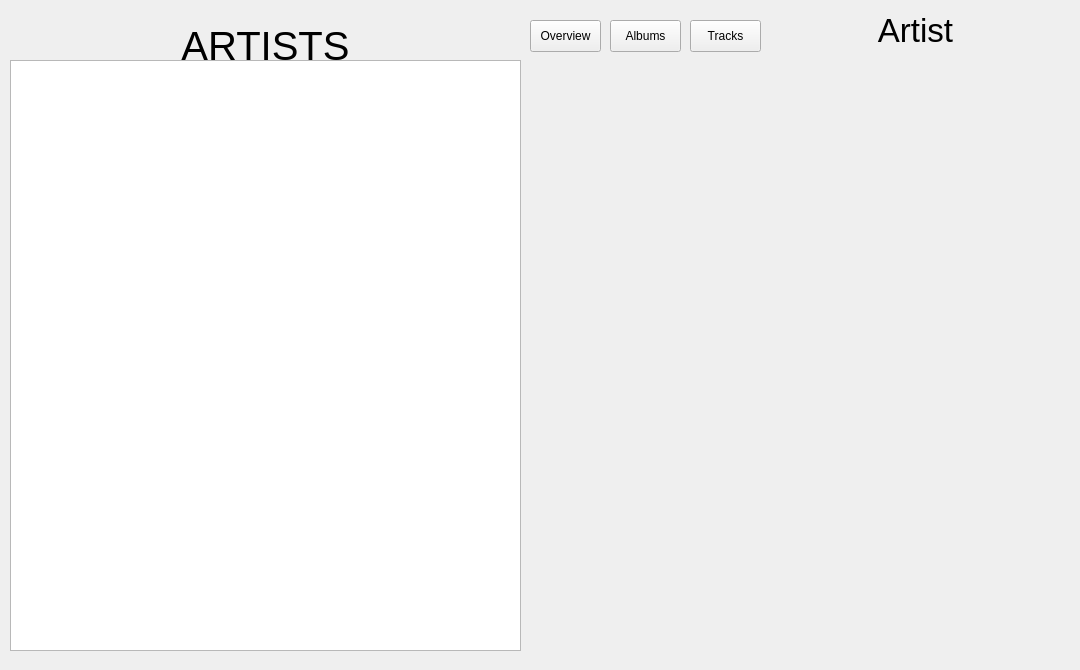
<?xml version="1.0" encoding="UTF-8"?>
<ui version="4.0">
 <class>ArtistsPage</class>
 <widget class="QWidget" name="ArtistsPage">
  <property name="geometry">
   <rect>
    <x>0</x>
    <y>0</y>
    <width>1080</width>
    <height>670</height>
   </rect>
  </property>
  <property name="windowTitle">
   <string>Artists</string>
  </property>
  <widget class="QLabel" name="list_label">
   <property name="geometry">
    <rect>
     <x>50</x>
     <y>20</y>
     <width>431</width>
     <height>51</height>
    </rect>
   </property>
   <property name="font">
    <font>
     <pointsize>30</pointsize>
    </font>
   </property>
   <property name="text">
    <string>ARTISTS</string>
   </property>
   <property name="alignment">
    <set>Qt::AlignmentFlag::AlignCenter</set>
   </property>
  </widget>
  <widget class="QListWidget" name="artists_list">
   <property name="geometry">
    <rect>
     <x>10</x>
     <y>60</y>
     <width>511</width>
     <height>591</height>
    </rect>
   </property>
  </widget>
  <widget class="QLabel" name="artist_name">
   <property name="geometry">
    <rect>
     <x>760</x>
     <y>10</y>
     <width>311</width>
     <height>41</height>
    </rect>
   </property>
   <property name="font">
    <font>
     <pointsize>25</pointsize>
    </font>
   </property>
   <property name="text">
    <string>Artist</string>
   </property>
   <property name="alignment">
    <set>Qt::AlignmentFlag::AlignCenter</set>
   </property>
   <property name="wordWrap">
    <bool>true</bool>
   </property>
  </widget>
  <widget class="QStackedWidget" name="stackedWidget">
   <property name="geometry">
    <rect>
     <x>530</x>
     <y>60</y>
     <width>541</width>
     <height>611</height>
    </rect>
   </property>
   <property name="currentIndex">
    <number>0</number>
   </property>
   <widget class="QWidget" name="page"/>
   <widget class="QWidget" name="page_2"/>
  </widget>
  <widget class="QPushButton" name="overview_button">
   <property name="geometry">
    <rect>
     <x>530</x>
     <y>20</y>
     <width>71</width>
     <height>32</height>
    </rect>
   </property>
   <property name="text">
    <string>Overview</string>
   </property>
  </widget>
  <widget class="QPushButton" name="albums_button">
   <property name="geometry">
    <rect>
     <x>610</x>
     <y>20</y>
     <width>71</width>
     <height>32</height>
    </rect>
   </property>
   <property name="text">
    <string>Albums</string>
   </property>
  </widget>
  <widget class="QPushButton" name="tracks_button">
   <property name="geometry">
    <rect>
     <x>690</x>
     <y>20</y>
     <width>71</width>
     <height>32</height>
    </rect>
   </property>
   <property name="text">
    <string>Tracks</string>
   </property>
  </widget>
  <zorder>stackedWidget</zorder>
  <zorder>list_label</zorder>
  <zorder>artists_list</zorder>
  <zorder>artist_name</zorder>
  <zorder>overview_button</zorder>
  <zorder>albums_button</zorder>
  <zorder>tracks_button</zorder>
 </widget>
 <resources/>
 <connections/>
</ui>
